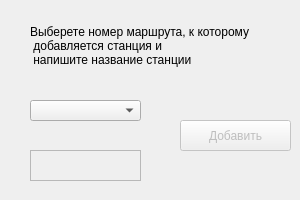
<?xml version="1.0" encoding="UTF-8"?>
<ui version="4.0">
 <class>DialogAboutAddingStationInRoute</class>
 <widget class="QDialog" name="DialogAboutAddingStationInRoute">
  <property name="geometry">
   <rect>
    <x>0</x>
    <y>0</y>
    <width>300</width>
    <height>200</height>
   </rect>
  </property>
  <property name="windowTitle">
   <string>Dialog</string>
  </property>
  <widget class="QPushButton" name="pushButton">
   <property name="enabled">
    <bool>false</bool>
   </property>
   <property name="geometry">
    <rect>
     <x>180</x>
     <y>120</y>
     <width>111</width>
     <height>31</height>
    </rect>
   </property>
   <property name="styleSheet">
    <string notr="true"/>
   </property>
   <property name="text">
    <string>Добавить</string>
   </property>
   <property name="autoDefault">
    <bool>true</bool>
   </property>
   <property name="default">
    <bool>false</bool>
   </property>
   <property name="flat">
    <bool>false</bool>
   </property>
  </widget>
  <widget class="QLabel" name="label">
   <property name="geometry">
    <rect>
     <x>30</x>
     <y>20</y>
     <width>241</width>
     <height>51</height>
    </rect>
   </property>
   <property name="styleSheet">
    <string notr="true">font: 10pt &quot;MS Shell Dlg 2&quot;;
</string>
   </property>
   <property name="text">
    <string>Выберете номер маршрута, к которому
 добавляется станция и
 напишите название станции</string>
   </property>
  </widget>
  <widget class="QComboBox" name="comboBox">
   <property name="enabled">
    <bool>true</bool>
   </property>
   <property name="geometry">
    <rect>
     <x>30</x>
     <y>100</y>
     <width>111</width>
     <height>21</height>
    </rect>
   </property>
   <property name="sizePolicy">
    <sizepolicy hsizetype="Preferred" vsizetype="Fixed">
     <horstretch>0</horstretch>
     <verstretch>0</verstretch>
    </sizepolicy>
   </property>
   <property name="maximumSize">
    <size>
     <width>150</width>
     <height>16777215</height>
    </size>
   </property>
  </widget>
  <widget class="QTextEdit" name="textEdit">
   <property name="enabled">
    <bool>false</bool>
   </property>
   <property name="geometry">
    <rect>
     <x>30</x>
     <y>150</y>
     <width>111</width>
     <height>31</height>
    </rect>
   </property>
  </widget>
 </widget>
 <resources/>
 <connections/>
</ui>
